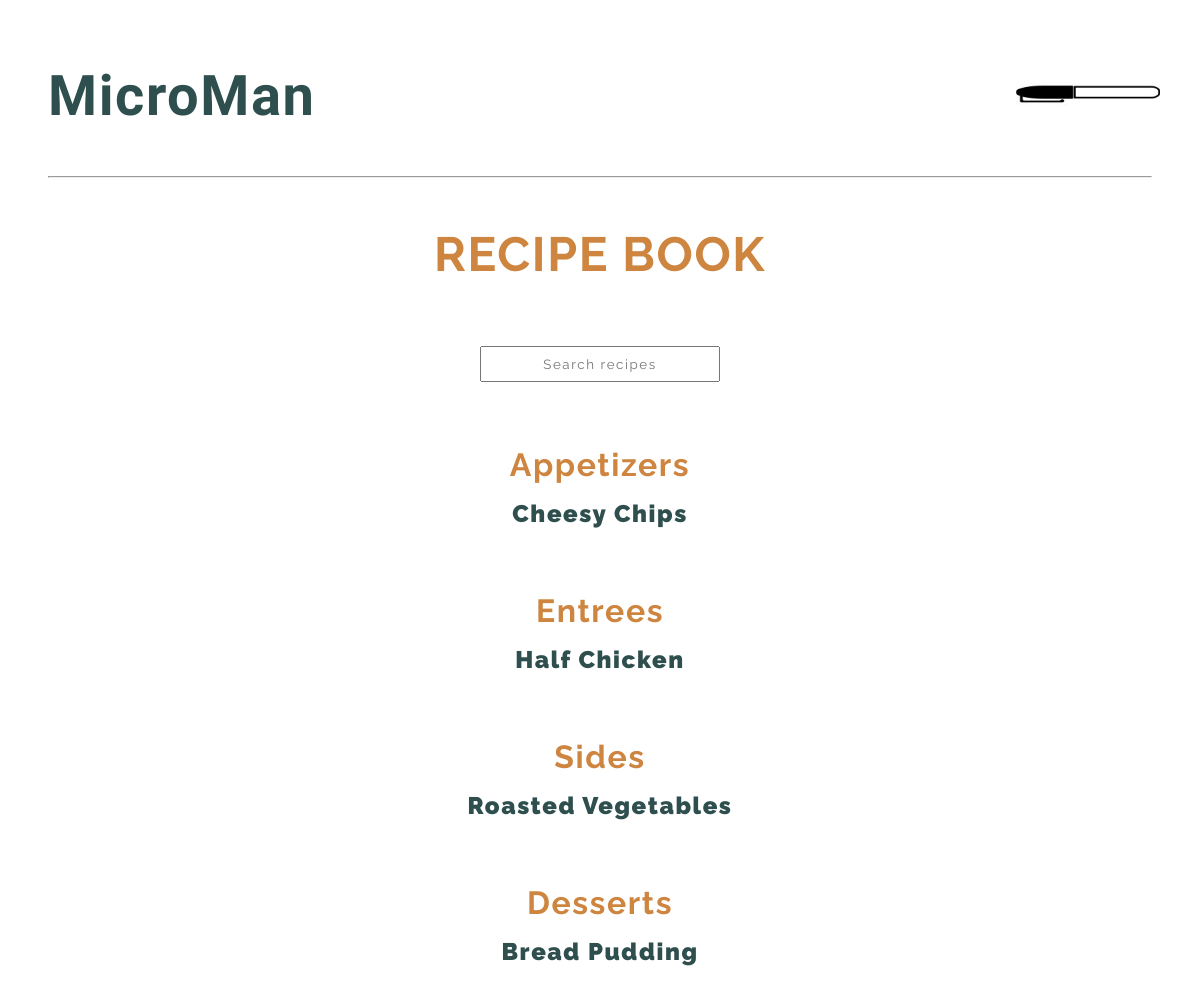
The app's page /recipes/ (signed in), older data.
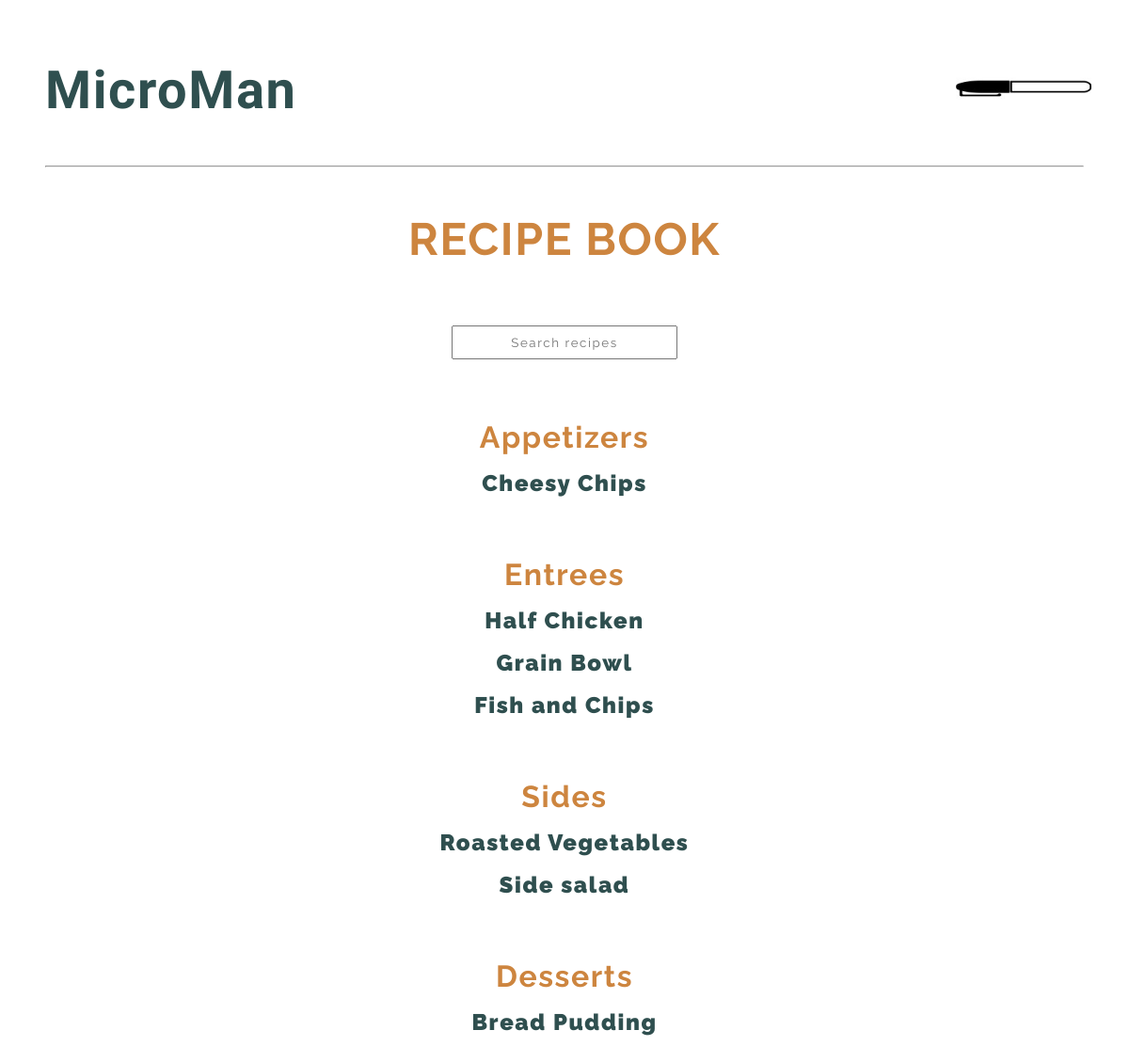
The same page, newer data.
### base/models.py (models this page shows, shortened)
class Recipe(models.Model):
  user = models.ForeignKey(CustomUser, related_name='recipe', on_delete=models.CASCADE, null=True)
  menu_headings = (
    ('Appetizers', 'Appetizers'),
    ('Entrees', 'Entrees'),
    ('Sides', 'Sides'),
    ('Desserts', 'Desserts'),
  )
  heading = models.CharField(max_length=10, choices=menu_headings)
  dish = models.CharField(max_length=200)
  prep_tasks = models.ManyToManyField('Prep', through='RecipeTasks', blank=True)
  ingredients = models.TextField()
  directions = models.TextField()
  prep_time = models.CharField(max_length=200)
  cooking_time = models.CharField(max_length=200)
  batch_size = models.CharField(max_length=200)
  par = models.CharField(max_length=200, blank=True)
  shelf_life = models.CharField(max_length=200, blank=True)
  updated = models.DateTimeField(auto_now=True)
  created = models.DateTimeField(auto_now_add=True)
  in_use = models.BooleanField()

### base/views.py (the view)
# urls.py: path('recipes/', views.recipes, name='recipes'),
def recipes(request):
    q = request.GET.get('q') if request.GET.get('q') != None else ''
    cards = Recipe.objects.filter(
        Q(heading__icontains=q) |
        Q(dish__icontains=q)
    )
    cards = Recipe.objects.all()
    todos = Prep.objects.all()
    context = {'cards': cards, 'todos': todos}
    return render(request, 'recipes.html', context)

### templates/recipes.html
{% extends 'main.html' %}
{% load static %}
{% block content %}
<h2 class='h2-header'>RECIPE BOOK</h2>
<form id='recipe-search-form' method="GET" action="/recipes/{{ card.id }}">
  <input type="text" name="q" placeholder="Search recipes"/>
</form>
<div id='recipe-book'>
  <div class='menu-section'>
    <h2>Appetizers</h2>
    {% for card in cards %}
      {% if card.heading == 'Appetizers' %}
      <p><a href='/recipes/{{ card.id }}'>{{ card.dish }}</a></p>
      {% endif %}
    {% endfor %}
  </div>
  <div class='menu-section'>
    <h2>Entrees</h2>
    {% for card in cards %}
      {% if card.heading == 'Entrees' %}
      <p><a href='/recipes/{{ card.id }}'>{{ card.dish }}</a></p>
      {% endif %}
    {% endfor %}
  </div>
  <div class='menu-section'>
    <h2>Sides</h2>
    {% for card in cards %}
      {% if card.heading == 'Sides' %}
      <p><a href='/recipes/{{ card.id }}'>{{ card.dish }}</a></p>
      {% endif %}
    {% endfor %}
  </div>
  <div class='menu-section'>
    <h2>Desserts</h2>
    {% for card in cards %}
      {% if card.heading == 'Desserts' %}
      <p><a href='/recipes/{{ card.id }}'>{{ card.dish }}</a></p>
      {% endif %}
    {% endfor %}
  </div>
</div>
{% endblock content %}

Row changes from the older to the newer data that the page shows:
added Recipe: dish "Grain Bowl", shown under "Entrees"
added Recipe: dish "Fish and Chips", shown under "Entrees"
added Recipe: dish "Side salad", shown under "Sides"
